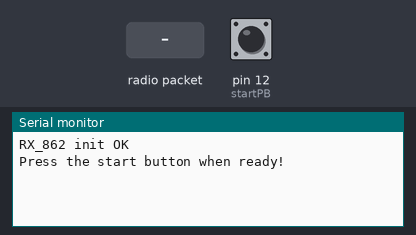
A sketch run on a simulated Arduino Uno, built with avr-gcc and run on an emulated ATmega328P. On the bench: the last lines printed to the serial monitor. The inputs (shaded band) are chosen by the test bench; at power-on: pin 12 (startPB) HIGH. No radio packets arrive unless stated.

Above: at 2.2 s.
2.3 s: pin 12 (startPB) pulled LOW for 0.15 s
At 2.7 s:
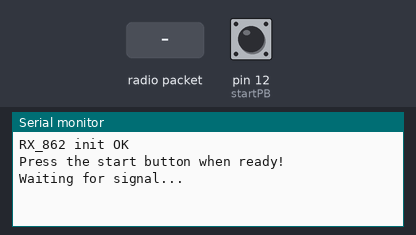
3.9 s: radio packet "1" arrives
At 5.0 s:
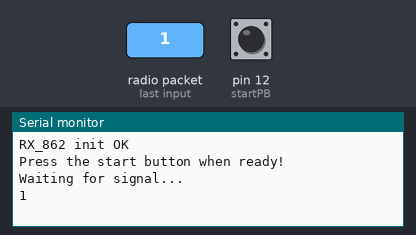
5.4 s: radio packet "0" arrives
At 6.2 s:
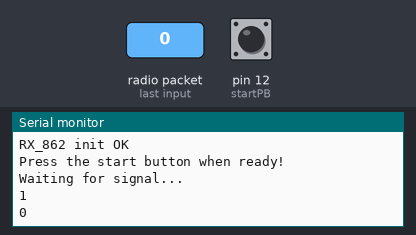

Measured:
- after the input at 2.3 s, the serial monitor: prints a new line at once (image 1)
- after the input at 3.9 s, the serial monitor: prints a new line at once (image 2)
- after the input at 5.4 s, the serial monitor: prints a new line at once (image 3)

The sketch:

RX_868.ino
```cpp
// TELEMETRY_DATA_RX
// -*- mode: C++ -*-
// RH_RF95 class does not provide for addressing or
// reliability, so you should only use RH_RF95 if you do not need the higher
// level messaging abilities.

#include <RH_RF95.h>

// radio featherWing - 862 MHz
#define RFM95_RST         11   // "A"
#define RFM95_862_CS      10   // "B"
#define RFM95_862_INT     6    // "D"
#define RF95_862_FREQ     862.0
RH_RF95 rf95_862(RFM95_862_CS, RFM95_862_INT);

#define startPB 12
#define do_sendSignal true              // Sends start signals to TX
uint8_t buf[RH_RF95_MAX_MESSAGE_LEN];
uint8_t len = sizeof(buf);
const int packetSize = 100;
char radioPacket[packetSize];


void setup()  {
  pinMode(startPB, INPUT_PULLUP);
  pinMode(RFM95_RST, OUTPUT);
  digitalWrite(RFM95_RST, HIGH);

  Serial.begin(115200);

  while(!Serial)  {
    delay(100);
  }

  // manual reset
  digitalWrite(RFM95_RST, LOW);
  delay(100);
  digitalWrite(RFM95_RST, HIGH);
  delay(100);

  if (!rf95_862.init() || !rf95_862.setFrequency(RF95_862_FREQ)) {
    Serial.println("RX_862 init failed");
    while(1);
  }
  rf95_862.setTxPower(23, false);
  Serial.println("RX_862 init OK");
  delay(1000);

  #if do_sendSignal
    systemStart();
  #endif
} // END SETUP


void loop()  {
  if (rf95_862.available())   {
    if (rf95_862.recv(buf, &len))   {
      sprintf(radioPacket, "0,%s,%d", (char*)buf,rf95_862.lastRssi());
      Serial.println(radioPacket);
    }
  }
}


void systemStart()  {
  String dataString;
  unsigned long timeNow, timeLast = 0;

  // waits for input from user to begin initialization
  Serial.println("Press the start button when ready!");
  while(digitalRead(startPB) == 1) {
    delay(100);
  }
  Serial.println("Waiting for signal...");


  // ------------------ INITIALIZE TX_862 ----------------------
  // Sends start signals to TX_862 until we get a reply
  while (!rf95_862.available())  {
    if ((timeNow = millis()) - timeLast >= 1000)  {
      sendMsg("BEGIN STARTUP TX_862");
      timeLast = timeNow;
    }
  }
  // waits until all TX_862 systems have been verified
  while (dataString != "Ready to Start")  {
    if (rf95_862.available())   {
      if (rf95_862.recv(buf, &len)) {
        dataString = String((char*)buf);
        Serial.println(dataString);
      }
    }
  }

  // Wait for user input to start systems
  Serial.println("Press the start button when go for launch!");
  while(digitalRead(startPB) == 1) {
    if (rf95_862.available()) {
      if (rf95_862.recv(buf, &len)) {
        sprintf(radioPacket, "%s,%d", (char*)buf,rf95_862.lastRssi());
        Serial.println(radioPacket);
      }
    }
  }
  Serial.println("Sending Start Signal...");


  // ------------------ START TX_862 ----------------------
  // Sends start signals to TX_862 until we get a reply
  while (!rf95_862.available())  {
    timeNow = millis();
    if ((timeNow - timeLast) >= 1000) {
      sendMsg("TX_862 GO FOR LAUNCH");
      timeLast = timeNow;
    }
  }

  Serial.println("SYSTEM STARTING");
}


// _______________________________________________________________________________________
//                        *** RADIO STRING MESSAGE FUNCTION ***
// _______________________________________________________________________________________
void sendMsg(String dataString) {
  strncpy(radioPacket, dataString.c_str(), sizeof(radioPacket));
  rf95_862.send((uint8_t *)radioPacket, packetSize);
}
```
